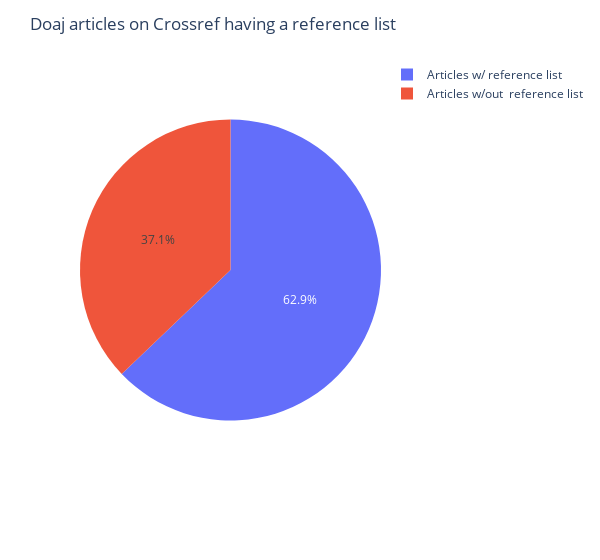

The notebook cell saved with this chart:
### Markdown cell above
2. pie = mean reference 63.9% di tot art doaj su crossref che hanno reference list

### Code cell
new = pd.DataFrame()
noton =  working['on-crossref'].sum() - working['reference'].sum() 
new['val'] = [noton, working['reference'].sum() ]
new['ref'] = ['Articles w/out  reference list', 'Articles w/ reference list']
fig = px.pie(new, values='val', names='ref')
fig.update_layout( width=600, title ="Doaj articles on Crossref having a reference list")
fig.show()

### Figure 1 — Plotly figure (JSON) as saved in the notebook; plotly's stock layout.template omitted (floating-point values rounded to 4 significant figures)
{"data": [{"domain": {"x": [0, 1], "y": [0, 1]}, "hovertemplate": "ref=%{label}<br>val=%{value}<extra></extra>", "labels": ["Articles w/out  reference list", "Articles w/ reference list"], "legendgroup": "", "name": "", "showlegend": true, "type": "pie", "values": [1899254, 3213879]}], "layout": {"legend": {"tracegroupgap": 0}, "margin": {"t": 60}, "title": {"text": "Doaj articles on Crossref having a reference list"}, "width": 600}}
